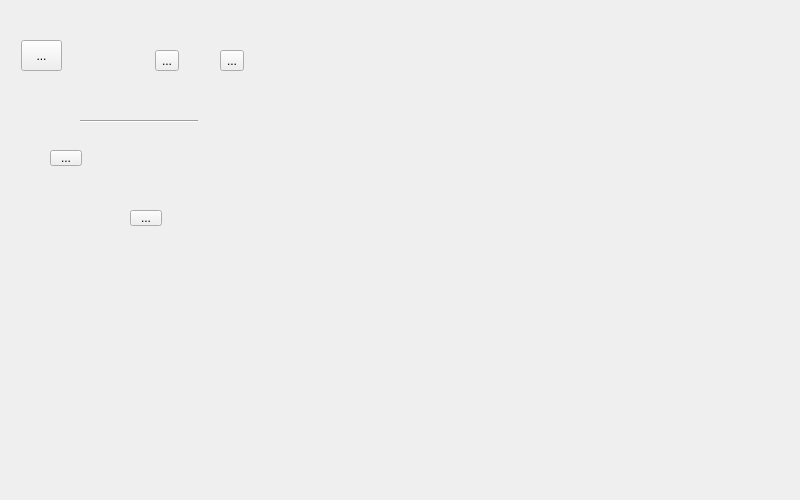
<?xml version="1.0" encoding="UTF-8"?>
<ui version="4.0">
 <class>MaterialLibrary</class>
 <widget class="QWidget" name="MaterialLibrary">
  <property name="geometry">
   <rect>
    <x>0</x>
    <y>0</y>
    <width>800</width>
    <height>500</height>
   </rect>
  </property>
  <property name="sizePolicy">
   <sizepolicy hsizetype="Fixed" vsizetype="Fixed">
    <horstretch>0</horstretch>
    <verstretch>0</verstretch>
   </sizepolicy>
  </property>
  <property name="windowTitle">
   <string>Form</string>
  </property>
  <widget class="QToolButton" name="ImportButton">
   <property name="geometry">
    <rect>
     <x>21</x>
     <y>40</y>
     <width>41</width>
     <height>31</height>
    </rect>
   </property>
   <property name="text">
    <string>...</string>
   </property>
  </widget>
  <widget class="QWidget" name="horizontalLayoutWidget">
   <property name="geometry">
    <rect>
     <x>120</x>
     <y>40</y>
     <width>160</width>
     <height>41</height>
    </rect>
   </property>
   <layout class="QHBoxLayout" name="horizontalLayout">
    <item>
     <widget class="QToolButton" name="Video">
      <property name="text">
       <string>...</string>
      </property>
      <property name="checkable">
       <bool>true</bool>
      </property>
      <property name="autoExclusive">
       <bool>true</bool>
      </property>
     </widget>
    </item>
    <item>
     <widget class="QToolButton" name="Photo">
      <property name="text">
       <string>...</string>
      </property>
      <property name="checkable">
       <bool>true</bool>
      </property>
      <property name="autoExclusive">
       <bool>true</bool>
      </property>
     </widget>
    </item>
   </layout>
  </widget>
  <widget class="Line" name="HLine">
   <property name="geometry">
    <rect>
     <x>80</x>
     <y>120</y>
     <width>118</width>
     <height>3</height>
    </rect>
   </property>
   <property name="orientation">
    <enum>Qt::Horizontal</enum>
   </property>
  </widget>
  <widget class="QToolButton" name="DeleteButton">
   <property name="geometry">
    <rect>
     <x>50</x>
     <y>150</y>
     <width>32</width>
     <height>16</height>
    </rect>
   </property>
   <property name="text">
    <string>...</string>
   </property>
  </widget>
  <widget class="QToolButton" name="RenameButton">
   <property name="geometry">
    <rect>
     <x>130</x>
     <y>210</y>
     <width>32</width>
     <height>16</height>
    </rect>
   </property>
   <property name="text">
    <string>...</string>
   </property>
  </widget>
  <action name="ImportIcon">
   <property name="icon">
    <iconset resource="src.qrc">
     <normaloff>:/new/prefix1/sourse/File.png</normaloff>:/new/prefix1/sourse/File.png</iconset>
   </property>
   <property name="text">
    <string>导入文件</string>
   </property>
  </action>
  <action name="VideoMaterial">
   <property name="icon">
    <iconset resource="src.qrc">
     <normaloff>:/new/prefix1/sourse/Video.png</normaloff>:/new/prefix1/sourse/Video.png</iconset>
   </property>
   <property name="text">
    <string>视频素材库</string>
   </property>
  </action>
  <action name="PhotoMaterial">
   <property name="icon">
    <iconset resource="src.qrc">
     <normaloff>:/new/prefix1/sourse/Photo.png</normaloff>:/new/prefix1/sourse/Photo.png</iconset>
   </property>
   <property name="text">
    <string>图片素材库</string>
   </property>
  </action>
  <action name="Delete">
   <property name="icon">
    <iconset resource="src.qrc">
     <normaloff>:/new/prefix1/sourse/Delete.png</normaloff>:/new/prefix1/sourse/Delete.png</iconset>
   </property>
   <property name="text">
    <string>删除素材</string>
   </property>
  </action>
  <action name="Rename">
   <property name="icon">
    <iconset resource="src.qrc">
     <normaloff>:/new/prefix1/sourse/Rename.png</normaloff>:/new/prefix1/sourse/Rename.png</iconset>
   </property>
   <property name="text">
    <string>重命名</string>
   </property>
  </action>
 </widget>
 <resources>
  <include location="src.qrc"/>
 </resources>
 <connections/>
</ui>
